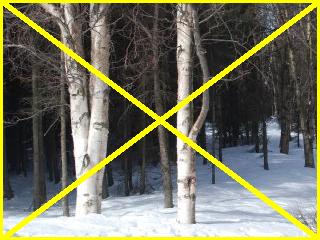
//> input picture assign_1/sect_5/test.ppm, 320 x 240 px
$ ./canny ../../assign_1/sect_5/test.ppm   (built with g++ and OpenCV 4)
//> lines starting //> are read from the running program, lines starting //| are printed output that depends on the picture
#include "opencv2/highgui.hpp"
#include "opencv2/imgproc.hpp"
#include <iostream>
using namespace cv;
Mat src, src_gray;
Mat dst, detected_edges;
int lowThreshold = 0;
const int max_lowThreshold = 100;
const int ratio = 3;
const int kernel_size = 3;
const char *window_name = "Edge Map";
static void CannyThreshold(int, void *) {
    blur(src_gray, detected_edges, Size(3, 3));
    Canny(detected_edges, detected_edges, lowThreshold, lowThreshold * ratio, kernel_size);
    dst = Scalar::all(0);
    src.copyTo(dst, detected_edges);
    imshow(window_name, dst);
}
int main(int argc, char **argv) {
    CommandLineParser parser(argc, argv, "{@input | ../data/fruits.jpg | input image}");
    src = imread(parser.get<String>("@input"), IMREAD_COLOR); // Load an image
//> src is the input picture: 240 rows x 320 cols, CV_8UC3; mean B, G, R 93.4, 116.6, 116.2
    if (src.empty()) {
        std::cout << "Could not open or find the image!\n"
                  << std::endl;
        std::cout << "Usage: " << argv[0] << " <Input image>" << std::endl;
        return -1;
    }
    dst.create(src.size(), src.type());
    cvtColor(src, src_gray, COLOR_BGR2GRAY);
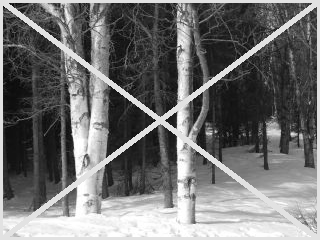
//> src_gray: 240 rows x 320 cols, CV_8UC1; min 2, max 255, mean 113.8
    namedWindow(window_name, WINDOW_AUTOSIZE);
    createTrackbar("Min Threshold:", window_name, &lowThreshold, max_lowThreshold, CannyThreshold);
    CannyThreshold(0, 0);
//> in CannyThreshold, `blur(src_gray, detected_edges, Size(3, 3));`:
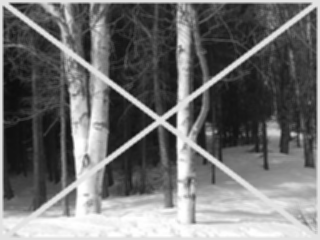
//> detected_edges: 240 rows x 320 cols, CV_8UC1; min 13, max 255, mean 113.8
//> in CannyThreshold, `Canny(detected_edges, detected_edges, lowThreshold, lowThreshold * rat..`:
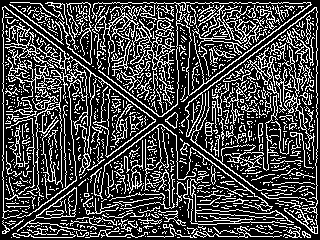
//> detected_edges: 240 rows x 320 cols, CV_8UC1; 27.5% white in thin lines or dots
//> in CannyThreshold, `src.copyTo(dst, detected_edges);`:
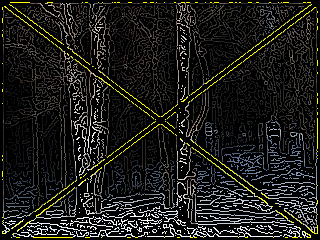
//> dst: 240 rows x 320 cols, CV_8UC3; mean B, G, R 25.8, 29.6, 29.6
    waitKey(0);
    return 0;
}
